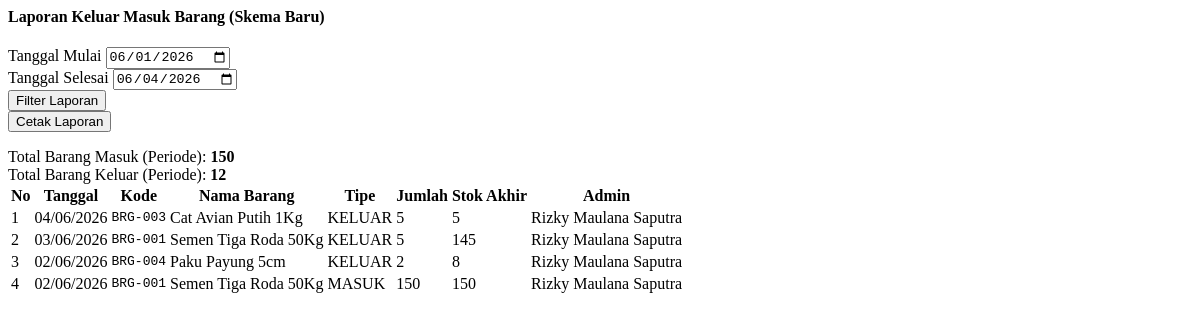
Page /modules/laporan.php on the committed database.
### tables this page shows
CREATE TABLE stock_transactions (
    id BIGINT(20) UNSIGNED NOT NULL AUTO_INCREMENT,
    product_id BIGINT(20) UNSIGNED NOT NULL,
    user_id BIGINT(20) UNSIGNED NOT NULL,
    type ENUM('masuk', 'keluar') NOT NULL,
    quantity INT(11) NOT NULL,
    stock_after INT(11) NOT NULL,
    transaction_date DATE NOT NULL,
    note TEXT NULL,
    created_at TIMESTAMP NULL DEFAULT NULL,
    updated_at TIMESTAMP NULL DEFAULT NULL,
    PRIMARY KEY (id),
     
    FOREIGN KEY (product_id) REFERENCES products(id) ON DELETE RESTRICT ON UPDATE CASCADE,
     
    FOREIGN KEY (user_id) REFERENCES users(id) ON DELETE RESTRICT ON UPDATE CASCADE
);

CREATE TABLE products (
    id BIGINT(20) UNSIGNED NOT NULL AUTO_INCREMENT,
    category_id BIGINT(20) UNSIGNED NOT NULL,
    code VARCHAR(255) NOT NULL UNIQUE,
    name VARCHAR(255) NOT NULL,
    unit VARCHAR(255) NOT NULL,
    stock INT(11) NOT NULL DEFAULT 0,
    minimum_stock INT(11) NOT NULL DEFAULT 10,
    description TEXT NULL,
    created_at TIMESTAMP NULL DEFAULT NULL,
    updated_at TIMESTAMP NULL DEFAULT NULL,
    PRIMARY KEY (id),
     
    FOREIGN KEY (category_id) REFERENCES categories(id) ON DELETE RESTRICT ON UPDATE CASCADE
);

CREATE TABLE users (
    id BIGINT(20) UNSIGNED NOT NULL AUTO_INCREMENT,
    name VARCHAR(255) NOT NULL,
    email VARCHAR(255) NOT NULL UNIQUE,
    password VARCHAR(255) NOT NULL,
    created_at TIMESTAMP NULL DEFAULT NULL,
    updated_at TIMESTAMP NULL DEFAULT NULL,
    PRIMARY KEY (id)
);

### modules/laporan.php (the view, shortened to what this page needs)
<?php
$tgl_mulai = $_GET['tgl_mulai'] ?? date('Y-m-01');
$tgl_selesai = $_GET['tgl_selesai'] ?? date('Y-m-d');
$query = "SELECT t.*, p.name as product_name, p.code as product_code, c.name as category_name, u.name as user_name
          FROM stock_transactions t
          JOIN products p ON t.product_id = p.id
          LEFT JOIN categories c ON p.category_id = c.id
          JOIN users u ON t.user_id = u.id
          WHERE t.transaction_date BETWEEN '$tgl_mulai' AND '$tgl_selesai'
          ORDER BY t.transaction_date DESC, t.id DESC";
$laporan_list = mysqli_query($conn, $query);
$summary_in = mysqli_fetch_assoc(mysqli_query($conn, "SELECT SUM(quantity) as total FROM stock_transactions WHERE type = 'masuk' AND transaction_date BETWEEN '$tgl_mulai' AND '$tgl_selesai'"))['total'] ?? 0;
$summary_out = mysqli_fetch_assoc(mysqli_query($conn, "SELECT SUM(quantity) as total FROM stock_transactions WHERE type = 'keluar' AND transaction_date BETWEEN '$tgl_mulai' AND '$tgl_selesai'"))['total'] ?? 0;
?>
<div class="row mb-4">
    <div class="col-md-12">
        <h4>Laporan Keluar Masuk Barang (Skema Baru)</h4>
    </div>
</div>
<div class="card shadow mb-4">
    <div class="card-body">
        <form action="" method="GET" class="row g-3 align-items-end">
            <div class="col-md-3">
                <label class="form-label">Tanggal Mulai</label>
                <input type="date" name="tgl_mulai" class="form-control" value="<?= $tgl_mulai ?>">
            </div>
            <div class="col-md-3">
                <label class="form-label">Tanggal Selesai</label>
                <input type="date" name="tgl_selesai" class="form-control" value="<?= $tgl_selesai ?>">
            </div>
            <div class="col-md-3">
                <button type="submit" class="btn btn-primary w-100">
                    <i class="bi bi-filter"></i> Filter Laporan
                </button>
            </div>
            <div class="col-md-3">
                <button type="button" class="btn btn-success w-100" onclick="window.print()">
                    <i class="bi bi-printer"></i> Cetak Laporan
                </button>
            </div>
        </form>
    </div>
</div>
<div class="row mb-4">
    <div class="col-md-6">
        <div class="alert alert-success d-flex justify-content-between align-items-center">
            <span>Total Barang Masuk (Periode):</span>
            <strong><?= $summary_in ?></strong>
        </div>
    </div>
    <div class="col-md-6">
        <div class="alert alert-danger d-flex justify-content-between align-items-center">
            <span>Total Barang Keluar (Periode):</span>
            <strong><?= $summary_out ?></strong>
        </div>
    </div>
</div>
<div class="card shadow">
    <div class="card-body">
        <div class="table-responsive">
            <table class="table table-bordered table-striped">
                <thead class="table-light">
                    <tr>
                        <th>No</th>
                        <th>Tanggal</th>
                        <th>Kode</th>
                        <th>Nama Barang</th>
                        <th>Tipe</th>
                        <th>Jumlah</th>
                        <th>Stok Akhir</th>
                        <th>Admin</th>
                    </tr>
                </thead>
                <tbody>
                    <?php
                    $no = 1;
                    if(mysqli_num_rows($laporan_list) > 0):
                        while($row = mysqli_fetch_assoc($laporan_list)):
                    ?>
                    <tr>
                        <td><?= $no++ ?></td>
                        <td><?= date('d/m/Y', strtotime($row['transaction_date'])) ?></td>
                        <td><code><?= $row['product_code'] ?></code></td>
                        <td><?= $row['product_name'] ?></td>
                        <td>
                            <span class="badge bg-<?= $row['type'] == 'masuk' ? 'success' : 'danger' ?>">
                                <?= strtoupper($row['type']) ?>
                            </span>
                        </td>
                        <td class="text-end"><?= number_format($row['quantity']) ?></td>
                        <td class="text-end"><?= number_format($row['stock_after']) ?></td>
                        <td><?= $row['user_name'] ?></td>
                    </tr>
                    <?php
                        endwhile;
                    else:
                    ?>
                    <tr>
                        <td colspan="8" class="text-center py-4 text-muted">Tidak ada data transaksi pada periode ini.</td>
                    </tr>
                    <?php endif; ?>
                </tbody>
            </table>
        </div>
    </div>
</div>

### rows in the picture
stock_transactions: transaction_date "04/06/2026", product.code "BRG-003", product.name "Cat Avian Putih 1Kg", type "KELUAR", quantity "5", stock_after "5", user.name "Rizky Maulana Saputra"
stock_transactions: transaction_date "03/06/2026", product.code "BRG-001", product.name "Semen Tiga Roda 50Kg", type "KELUAR", quantity "5", stock_after "145", user.name "Rizky Maulana Saputra"
stock_transactions: transaction_date "02/06/2026", product.code "BRG-004", product.name "Paku Payung 5cm", type "KELUAR", quantity "2", stock_after "8", user.name "Rizky Maulana Saputra"
stock_transactions: transaction_date "02/06/2026", product.code "BRG-001", product.name "Semen Tiga Roda 50Kg", type "MASUK", quantity "150", stock_after "150", user.name "Rizky Maulana Saputra"

### other values in the picture
$summary_in "150"
$summary_out "12"
